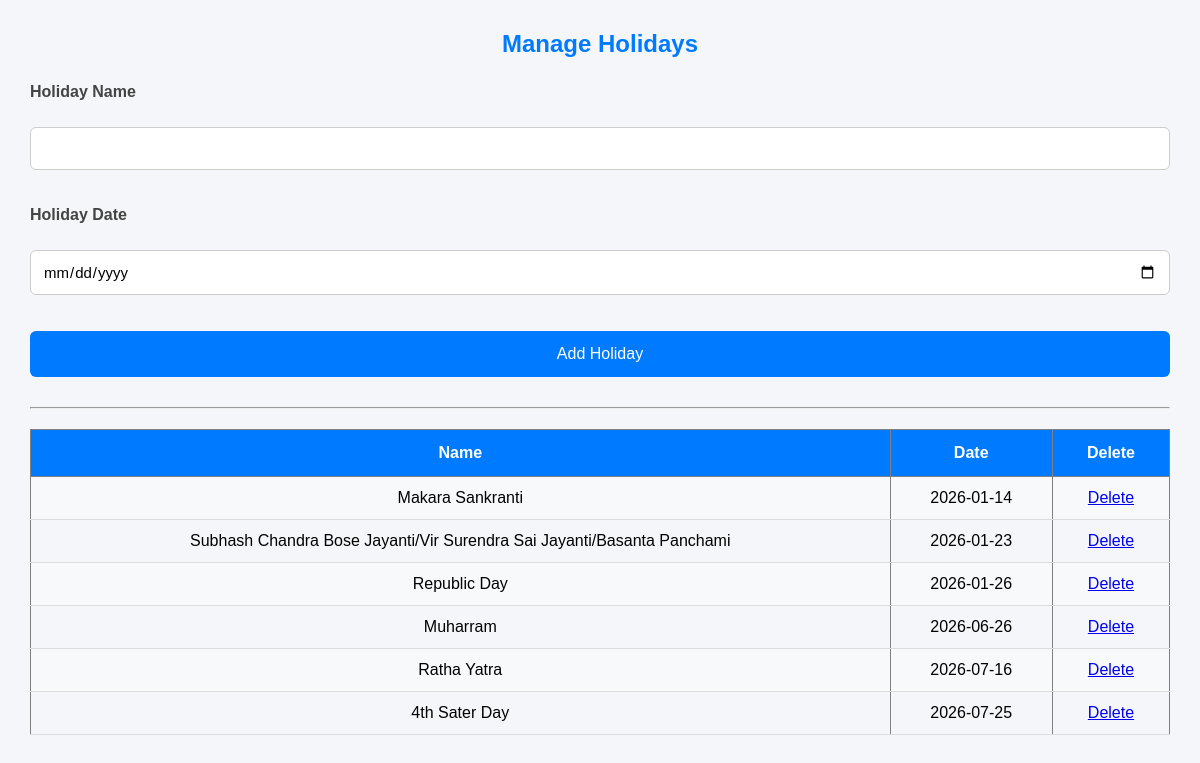
Page /User_Interface/holidays.php on the committed database.
### tables this page shows
CREATE TABLE `holidays` (
  `id` int NOT NULL AUTO_INCREMENT,
  `holiday_date` date NOT NULL,
  `holiday_name` varchar(100) NOT NULL,
  `created_at` timestamp NULL DEFAULT CURRENT_TIMESTAMP,
  PRIMARY KEY (`id`),
  UNIQUE KEY `holiday_date` (`holiday_date`)
);

### User_Interface/holidays.php (the view, shortened to what this page needs)
<?php
include "db_connect.php";
$result = mysqli_query($conn, "SELECT id, holiday_name, holiday_date FROM holidays ORDER BY holiday_date");
$holidays = [];
if ($result) {
    while ($row = mysqli_fetch_assoc($result)) {
        $holidays[] = $row;
    }
} else {
    $message = "Unable to load holidays: " . mysqli_error($conn);
}
?>
<!DOCTYPE html>
<html lang="en">
<head>
</head>
<body>
    <h2>Manage Holidays</h2>
    <form method="POST">
        <label>Holiday Name</label><br>
        <input type="text" name="holiday_name" required><br><br>
        <label>Holiday Date</label><br>
        <input type="date" name="holiday_date" required><br><br>
        <button type="submit" name="save">Add Holiday</button>
    </form>
    <hr>
    <table border="1" cellpadding="8" cellspacing="0">
        <tr>
            <th>Name</th>
            <th>Date</th>
            <th>Delete</th>
        </tr>
        <?php foreach ($holidays as $row) { ?>
            <tr>
                <td><?php echo htmlspecialchars($row['holiday_name']); ?></td>
                <td><?php echo htmlspecialchars($row['holiday_date']); ?></td>
                <td><a href="delete_holiday.php?id=<?php echo (int)$row['id']; ?>">Delete</a></td>
            </tr>
        <?php } ?>
    </table>
</body>
</html>

### User_Interface/holidays.php (style rules this page uses)
* { margin: 0; padding: 0; box-sizing: border-box; font-family: Arial, Helvetica, sans-serif; }
body { background: #f4f6f9; padding: 30px; }
h2 { text-align: center; color: #007bff; margin-bottom: 25px; }
form { margin-bottom: 30px; }
label { display: block; margin-bottom: 8px; font-weight: bold; color: #444; }
input[type=text], input[type=date] { width: 100%; padding: 12px; margin-bottom: 18px; border: 1px solid #ccc; border-radius: 6px; font-size: 15px; }
button { width: 100%; padding: 14px; border: none; border-radius: 6px; background: #007bff; color: white; font-size: 16px; cursor: pointer; transition: .3s; }
table { width: 100%; border-collapse: collapse; margin-top: 20px; }
table th { background: #007bff; color: white; padding: 14px; }
table td { padding: 12px; text-align: center; border-bottom: 1px solid #ddd; }
table tr:nth-child(even) { background: #f8f9fa; }

### rows in the picture
holidays: holiday_name "Makara Sankranti", holiday_date "2026-01-14"
holidays: holiday_name "Subhash Chandra Bose Jayanti/Vir Surendra Sai Jayanti/Basanta Panchami", holiday_date "2026-01-23"
holidays: holiday_name "Republic Day", holiday_date "2026-01-26"
holidays: holiday_name "Muharram", holiday_date "2026-06-26"
holidays: holiday_name "Ratha Yatra", holiday_date "2026-07-16"
holidays: holiday_name "4th Sater Day", holiday_date "2026-07-25"
